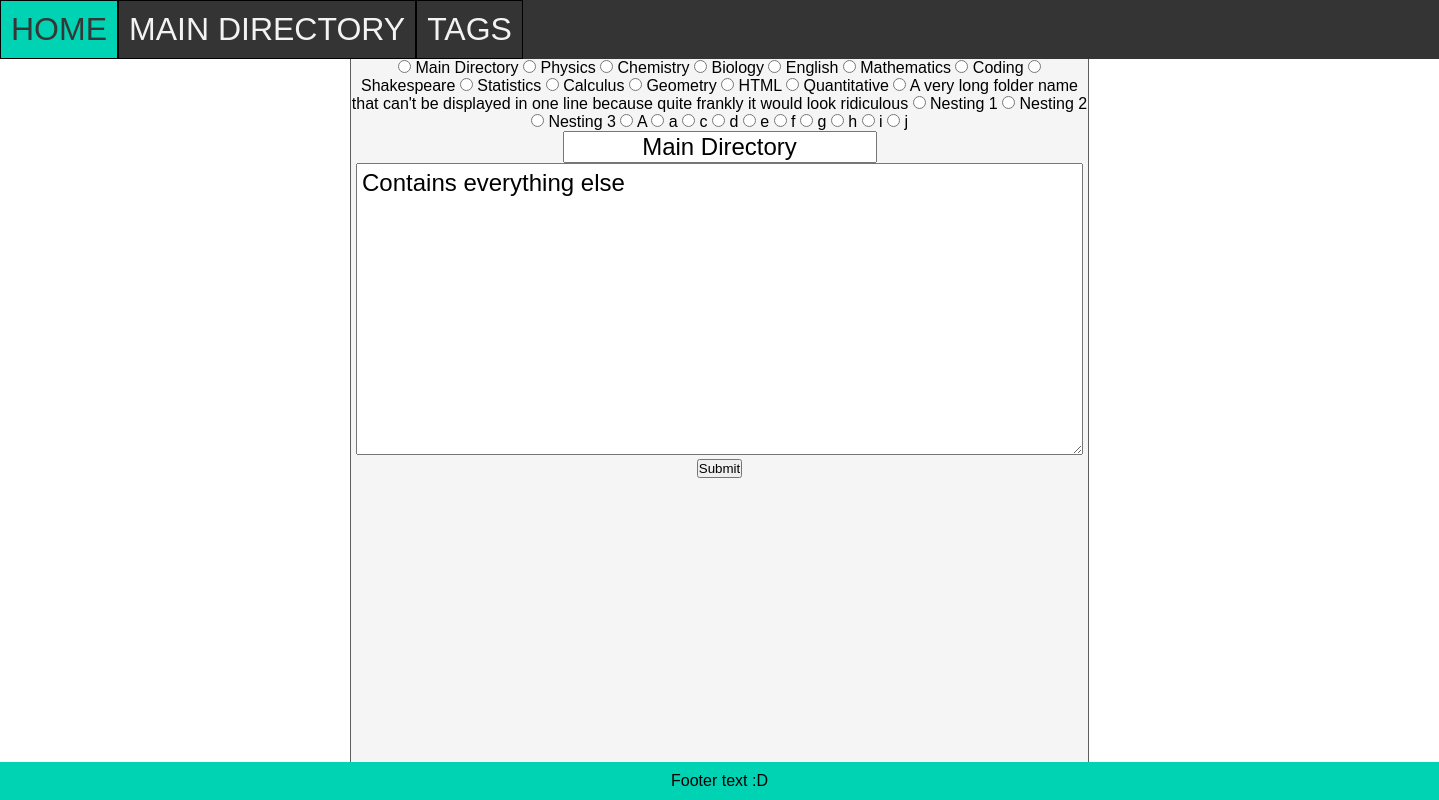
/edit-folder/1, run on the app's committed database.
### tables this page shows
CREATE TABLE FOLDER (id INTEGER PRIMARY KEY AUTOINCREMENT, parent_id INTEGER REFERENCES FOLDER (id), name STRING, info STRING, colour STRING);

### routes.py (the view)
@app.route('/edit-folder/<int:id>')
def edit_folder(id):
    info = retrieve("SELECT parent_id,name,info FROM FOLDER WHERE id = ?", (id,))[0]
    folders = retrieve('SELECT id, name FROM FOLDER')
    return render_template('pages/edit_folder.html', info=info, parents=folders)

### routes.py (called while the page is built)
def retrieve(query, parameters=None):
    conn = sqlite3.connect('notes_app.db')
    cur = conn.cursor()
    if parameters is None:
        cur.execute(query)
    else:
        cur.execute(query, parameters)
    results = cur.fetchall()
    conn.commit()
    return results

### templates/pages/edit_folder.html (shortened to what this page needs)
{% extends 'base_templates/layout.html' %}
{% block content %}
<form method="post">
    {% for parent in parents %}
        {% if parent[0]==info[0]: %}
            <input type="radio" id="parent{{parent[0]}}" name="parent" value={{parent[0]}} checked>
        {% else %}
            <input type="radio" id="parent{{parent[0]}}" name="parent" value={{parent[0]}}>
        {% endif %}
        <label for="parent{{parent[0]}}">{{parent[1]}}</label>
    {% endfor %}
    <br>
    <input type="text" name="name" value="{{info[1]}}">
    <textarea name="entry" rows="10" cols="50">{{info[2]}}</textarea>
    <input type="submit">
</form>
{% endblock %}

### static/css/style.css (style rules this page uses)
* { margin: 0; padding: 0; box-sizing: border-box; text-align: center; font-family: sans-serif; }
html,body { height: 100%; }
input[type=text] { font-size: 1.5em; }
textarea { font-size: 1.5em; text-align: left; padding: 5px; }

### data on the page
FOLDER: name "Main Directory", entry "Contains everything else"
FOLDER: name "Physics"
FOLDER: name "Chemistry"
FOLDER: name "Biology"
FOLDER: name "English"
FOLDER: name "Mathematics"
FOLDER: name "Coding"
FOLDER: name "Shakespeare"
FOLDER: name "Statistics"
FOLDER: name "Calculus"
FOLDER: name "Geometry"
FOLDER: name "HTML"
FOLDER: name "Quantitative"
FOLDER: name "A very long folder name that can't be displayed in one line because quite frankly it would look ridiculous"
FOLDER: name "Nesting 1"
FOLDER: name "Nesting 2"
FOLDER: name "Nesting 3"
FOLDER: name "A"
FOLDER: name "a"
FOLDER: name "c"
FOLDER: name "d"
FOLDER: name "e"
FOLDER: name "f"
FOLDER: name "g"
FOLDER: name "h"
FOLDER: name "i"
FOLDER: name "j"
